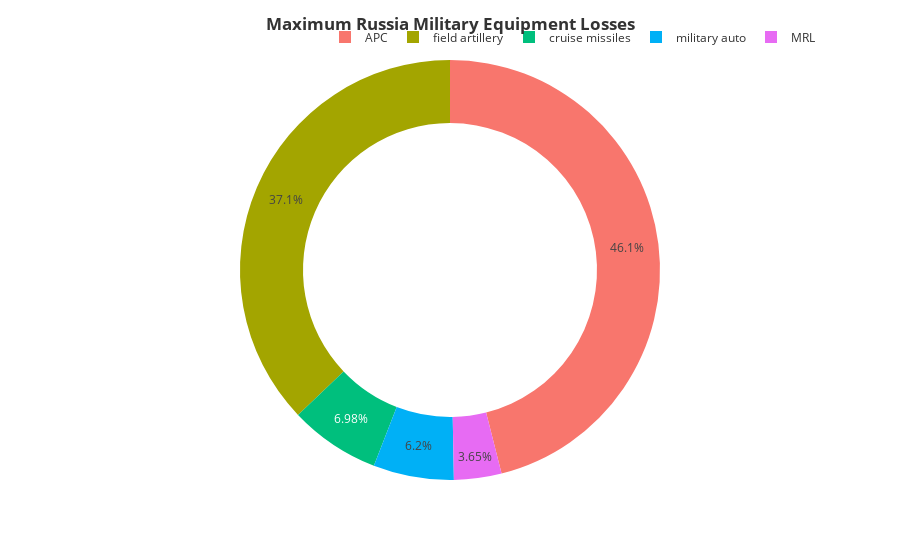

The cell this chart's notebook holds for it:
### Code cell
names = ['APC', 'MRL', 'military auto', 'cruise missiles', 'field artillery']
values = [df2['APC'].max(), df2['MRL'].max(), df2['military auto'].max(), df2['cruise missiles'].max(), df2['field artillery'].max()]

fig = px.pie(names=names, values=values, hole=0.7, template='ggplot2')
fig.update_layout(title_text='<b>Maximum Russia Military Equipment Losses</b>', title_x=0.5, legend=dict(orientation='h', yanchor='bottom', y=1.02, xanchor='right', x=1))

# Display the figure
fig.show()

### Figure 1 — Plotly figure (JSON) as saved in the notebook; plotly's stock layout.template omitted (floating-point values rounded to 4 significant figures)
{"data": [{"domain": {"x": [0, 1], "y": [0, 1]}, "hole": 0.7, "hovertemplate": "label=%{label}<br>value=%{value}<extra></extra>", "labels": ["APC", "MRL", "military auto", "cruise missiles", "field artillery"], "legendgroup": "", "name": "", "showlegend": true, "type": "pie", "values": [12639, 1003, 1701, 1915, 10188]}], "layout": {"legend": {"orientation": "h", "tracegroupgap": 0, "x": 1, "xanchor": "right", "y": 1.02, "yanchor": "bottom"}, "margin": {"t": 60}, "title": {"text": "<b>Maximum Russia Military Equipment Losses</b>", "x": 0.5}}}
